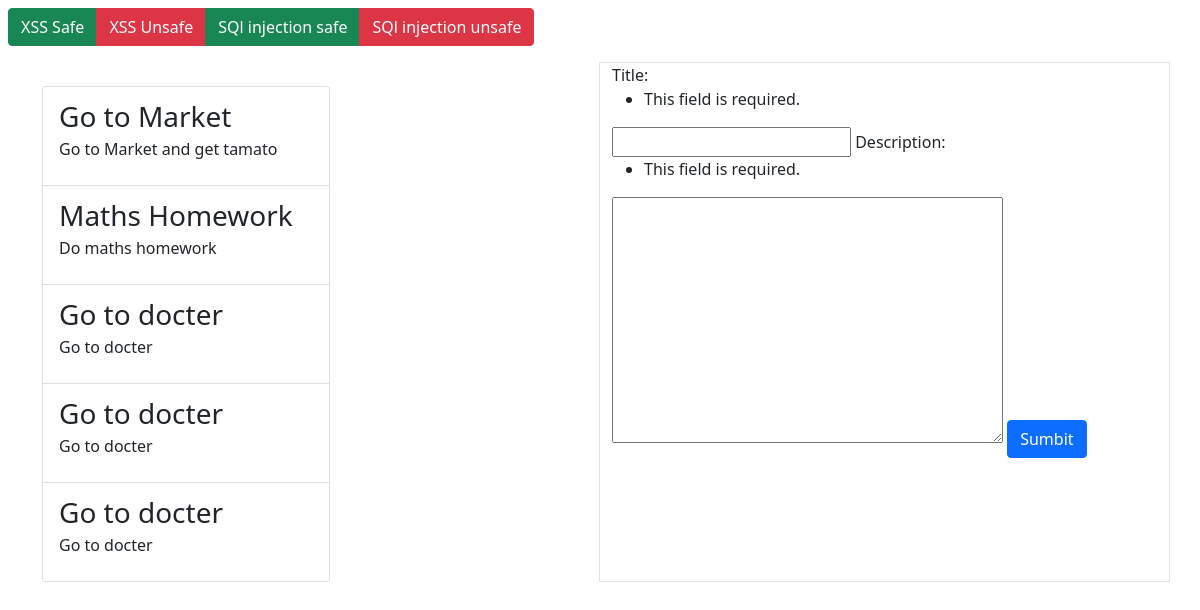
The page / on the database its author committed.
### check/models.py (models this page shows, shortened)
class Todo_safe(models.Model):
    title = models.CharField(max_length = 225, validators = [validations])
    description = models.TextField(validators = [validations])

### check/views.py (the view)
# urls.py: path('', safe),
def safe(request):
    todofrom = Todosafeform
    sendform = todofrom(request.POST)
    if request.method == 'POST':
        if sendform.is_valid():
            sendform.save()
    query = Todo_safe.objects.all()
    return render(request, 'safe.html', {'data':query, "form": sendform})

### check/forms.py
class Todosafeform(ModelForm):
    class Meta:
        model = Todo_safe
        fields = '__all__'

### templates/safe.html (shortened to what this page needs)
{% extends 'base.html' %}
{% block content %}
    <div class="container">
    <div class="row mt-3">
        <div class="col">
            <div class="card mt-4" style="width: 18rem;">
                <ul class="list-group list-group-flush">
                    {% for items in data %}
                  <li class="list-group-item fs-3">{{items.title}} <p class="fs-6">{{items.description}}</p > </li>
                  {% endfor %}
                </ul>
              </div>
        </div>
        <div class="col border">
            <form action="/" method="post">
                {{form}}
                <button type="submit" class="btn btn-primary">Sumbit</button>
            </form>
        </div>
    </div>
    </div>
{% endblock %}

### templates/base.html (shortened to what this page needs)
<!DOCTYPE html>
<html lang="en">
<head>
    <link href="https://cdn.jsdelivr.net/npm/bootstrap@5.1.3/dist/css/bootstrap.min.css" rel="stylesheet">
</head>
<body>
    <div class="btn-group mt-2 ms-2" role="group" aria-label="Basic example">
        <a href="/"  class="btn btn-success">XSS Safe</a>
        <a href="unsafe"  class="btn btn-danger">XSS Unsafe</a>
        <a href="s-sql-inection"  class="btn btn-success">SQl injection safe</a>
        <a href="u-sql-inection"  class="btn btn-danger">SQl injection unsafe</a>
      </div>
      {% block content %}
      {% endblock %}
</body>
</html>

### rows shown on the page
Todo_safe: title "Go to Market", description "Go to Market and get tamato"
Todo_safe: title "Maths Homework", description "Do maths homework"
Todo_safe: title "Go to docter", description "Go to docter"
Todo_safe: title "Go to docter", description "Go to docter"
Todo_safe: title "Go to docter", description "Go to docter"
